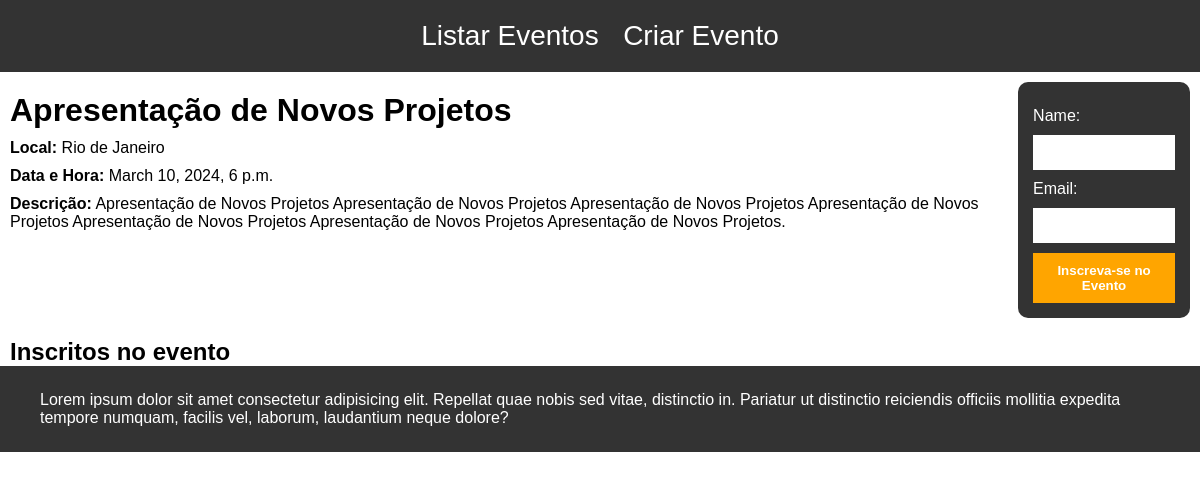
/api/events/view/16, run on the app's committed database.
### eventos/models.py (models this page shows)
class Event(models.Model):
    title = models.CharField(max_length=255)
    local = models.CharField(max_length=255)
    schedule = models.DateTimeField()
    description = models.TextField()

### eventos/views.py (the view)
# urls.py: path('api/events/view/<int:id>', views.get_event, name='get_event'),  # URL para visualizar um evento específico pelo ID
def get_event(request, id):
    event = get_object_or_404(Event, pk=id)
    registrations = Register.objects.filter(event=event)
    if request.method == 'POST':  # Verifica se a requisição é do tipo POST
        form = RegisterForm(request.POST)
        if form.is_valid():  # Verifica se o formulário é válido
            register = form.save(commit=False)
            register.event = event  # Atribui o evento ao registro
            register.save()  # Salva o registro no banco de dados
            return redirect('/api/events/view/{id}'.format(id=id))  # Redireciona para a página de visualização do evento
    else:
        form = RegisterForm()
    labels = {
        'event': event,
        'form': form,
        'registrations':registrations
    }
    return render(request, 'events/view.html', labels)  # Renderiza a página de visualização do evento

### eventos/forms.py
class RegisterForm(forms.ModelForm):
    class Meta:
        model = Register
        fields = ['name', 'email']

### eventos/templates/events/view.html (shortened to what this page needs)
{%extends 'index.html'%}
{%block content%}
    <div class="event">
        <div class="event-info">
            <h1>{{ event.title }}</h1>
            <p><strong>Local:</strong> {{ event.local }}</p>
            <p><strong>Data e Hora:</strong> {{ event.schedule }}</p>
            <p><strong>Descrição:</strong> {{ event.description }}</p>
        </div>
        <div class="event-form">
            <form method="post" class="mt-4">
                {{form.as_p}}
                <button type="submit" class="btn btn-primary">Inscreva-se no Evento</button>
            </form>
        </div>
    </div>
    <h2>Inscritos no evento</h2>
{%endblock%}

### eventos/static/css/style.css (style rules this page uses)
* { margin: 0; padding: 0; font-family: Arial, Helvetica, sans-serif; }
h1, p, form { margin-top: 10px; }
h2 { margin-left: 10px; }
.event { display: flex; justify-content: space-between; }
.event-info { margin: 10px 10px 20px; }
.event-form { margin: 10px 10px 20px 0; background-color: #333; padding: 15px; border-radius: 10px; color: white; }
form input, form button, form textarea { width: 100%; box-sizing: border-box; padding: 10px; border: none; margin-top: 10px; }
form button { background-color: #ffa500; color: white; font-weight: bold; }

### data on the page
Event: title "Apresentação de Novos Projetos", local "Rio de Janeiro", schedule "March 10, 2024, 6 p.m.", description "Apresentação de Novos Projetos Apresentação de Novos Projetos Apresentação de Novos Projetos Apresentação de Novos Projetos Apresentação de Novos Projetos Apresentação de Novos Projetos Apresentação de Novos Projetos."
